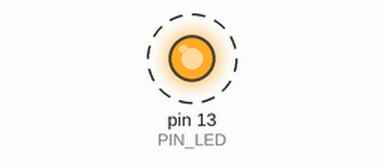
Recording of a sketch running on a simulated Arduino Uno, built with avr-gcc and run on an emulated ATmega328P. Parts: output pins drawn as LEDs (lit = HIGH). Dashed ring = blinking.

Above: at 0.5 s.
Timing chart, 0 to 4.6 s (numbered marks = the images above):
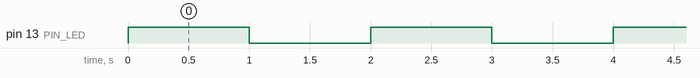

Measured:
- by itself, pin 13 (PIN_LED): alternates HIGH for 1.0 s and LOW for 1.0 s

The sketch:

04_example_3.ino
```cpp
#define PIN_LED 13 // LED 연결

void setup() {
  pinMode(PIN_LED, OUTPUT); // 출력 준비
}

void loop() {
  //LED ON
  digitalWrite(PIN_LED, 1);
  // 1초 기다리기
  delay(1000);
  // LED OFF
  digitalWrite(PIN_LED, 0);
  // 1초 기다리기
  delay(1000);
}
```
